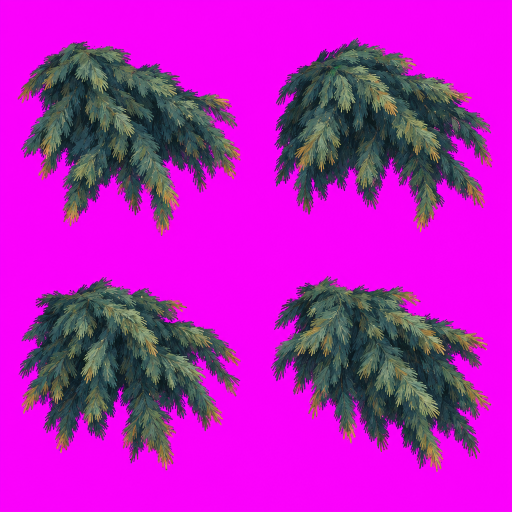
#> input picture prototype/assets/painted-boughs-source.png, 1024 x 1024 px (shown at 1/2 size)
$ python build_painted_crowns.py
#> lines starting #> are read from the running program, lines starting #| are printed output that depends on the picture
"""Build the deterministic painted spruce-card atlas and tree anchors for I1."""

import ast
import hashlib
import json
import math
import random
import struct
from pathlib import Path

from PIL import Image, ImageDraw, ImageFilter


ROOT = Path(__file__).resolve().parents[1]
SOURCE = ROOT / "tools/build_mock_scene.py"
OUT = ROOT / "assets"
TILE = 256


def crowns():
    tree = ast.parse(SOURCE.read_text())
    forest = next(node for node in tree.body if isinstance(node, ast.FunctionDef) and node.name == "forest")
    positions = ast.literal_eval(forest.body[0].value)
    return [
        {
            "position": [x, -0.05 + 0.075 * math.sin(x * 0.65) * math.cos(y * 0.6)
                         + 0.06 * math.sin(y * 0.37), -y],
            "height": h,
        }
        for x, y, h in positions
    ]


def paint_tile(seed):
    rng = random.Random(40217 + seed)
    mask = Image.new("L", (TILE, TILE))
    ink = ImageDraw.Draw(mask)
    widths = []
    for row in range(12):
        y = 36 + row * 16
        width = 91 * math.sin(math.pi * (row + 0.5) / 12) ** 0.7
        widths.append(width * rng.uniform(0.88, 1.1))
        ink.ellipse((128 - width, y - 12, 128 + width, y + 15), fill=245)
    for _ in range(75):
        y = rng.uniform(42, 205)
        row = min(11, max(0, int((y - 36) / 16)))
        side = rng.choice((-1, 1))
        x = 128 + side * rng.uniform(0.4, 0.95) * widths[row]
        ink.ellipse((x - rng.uniform(8, 18), y - rng.uniform(6, 14),
                     x + rng.uniform(8, 18), y + rng.uniform(9, 22)), fill=220)
    mask = mask.filter(ImageFilter.GaussianBlur(2))
    tile = Image.new("RGBA", (TILE, TILE), (31, 54, 49, 0))
    tile.putalpha(mask)
    strokes = Image.new("RGBA", tile.size)
    brush = ImageDraw.Draw(strokes)
    for _ in range(75):
        y = rng.uniform(42, 205)
        row = min(11, max(0, int((y - 36) / 16)))
        x = 128 + rng.uniform(-0.86, 0.86) * widths[row]
        shade = rng.choice([(82, 111, 91, 80), (107, 126, 95, 75),
                            (17, 38, 39, 78), (45, 76, 68, 105)])
        brush.line((x, y, x + rng.uniform(-18, 18), y + rng.uniform(7, 25)),
                   fill=shade, width=rng.randint(5, 12))
    tile = Image.alpha_composite(tile, strokes.filter(ImageFilter.GaussianBlur(1)))
    # Strokes must not reintroduce rectangular alpha outside the silhouette.
    tile.putalpha(mask)
    return tile


def main():
    atlas = Image.new("RGBA", (TILE * 2, TILE * 2))
#> atlas: PIL image 512x512 RGBA; every value is 0
    for index in range(4):
        atlas.paste(paint_tile(index), ((index % 2) * TILE, (index // 2) * TILE))
#> this loop made 4 passes
#> pass 1, in paint_tile, `mask = mask.filter(ImageFilter.GaussianBlur(2))`:
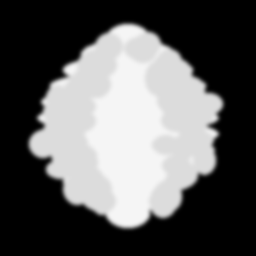
#> mask: PIL image 256x256 L; min 0, max 245, mean 92.1
#> after the loop:
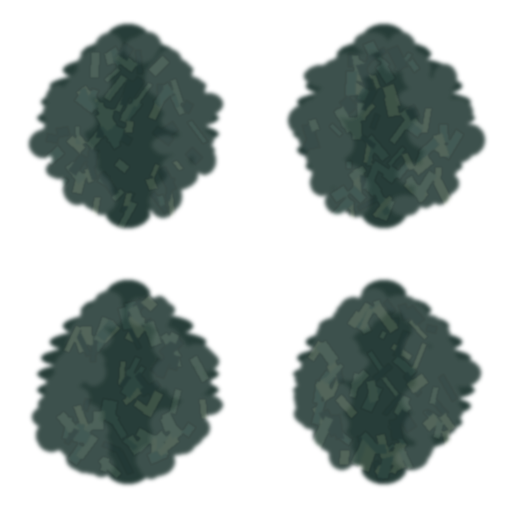
#> atlas: PIL image 512x512 RGBA; mean R, G, B, A 32.1, 55.1, 49.7, 92.5; transparent parts drawn white
    source = OUT / "painted-boughs-source.png"
    if source.exists():
        atlas = Image.open(source).convert("RGBA")
#> atlas: PIL image 1024x1024 RGBA
        pixels = []
        for r, g, b, _ in struct.iter_unpack("BBBB", atlas.tobytes()):
            chroma = min(r, b) - g
            alpha = round(255 * min(1, max(0, (140 - chroma) / 100)))
            value = min(1, max(0, g / 150))
            color = tuple(round(a + (b - a) * value) for a, b in zip((16, 31, 31), (105, 127, 91)))
            pixels.append((*color, alpha))
#> this loop made 1048576 passes
#> (r, g, b, chroma, value, color) on passes 1 to 3: (238, 9, 241, 229, 0.06, (21, 37, 35)), (246, 6, 248, 240, 0.04, (20, 35, 33)), (246, 4, 249, 242, 0.0267, (18, 34, 33))
#> after the loop, pixels = 1048576 items
        atlas.putdata(pixels)
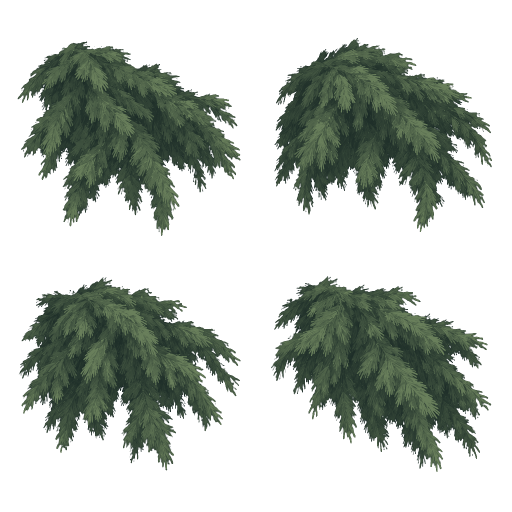
#> atlas: PIL image 1024x1024 RGBA (shown at 1/2 size); mean R, G, B, A 34.1, 50.5, 43.1, 92; transparent parts drawn white
    image_path = OUT / "painted-crowns.png"
    atlas.save(image_path, optimize=True)
    (OUT / "painted-crowns.json").write_text(json.dumps({
#> (the run stopped early here; a loop or call above may not have finished)
